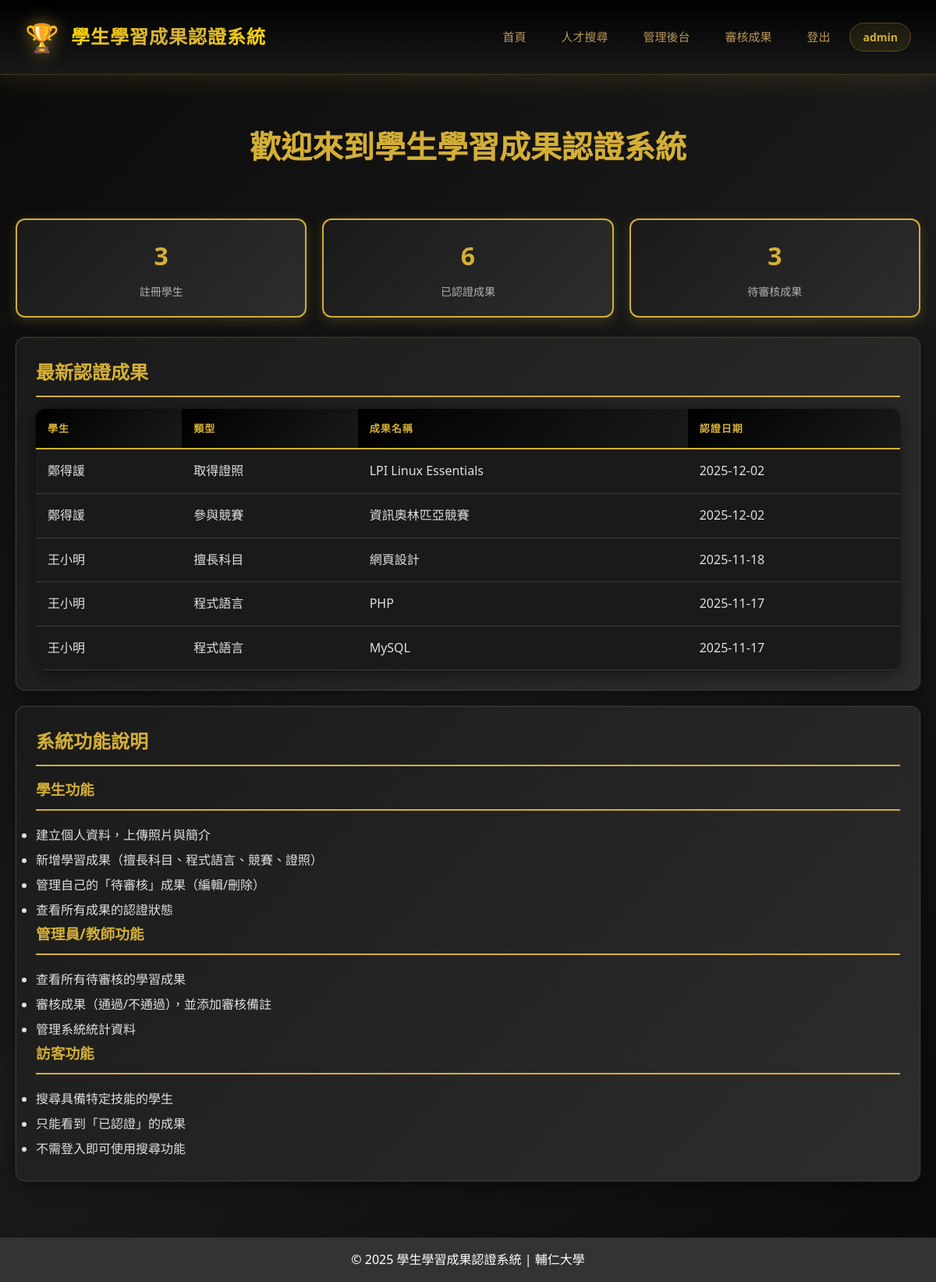
The page / (signed in) on the database its author committed.
### tables this page shows
CREATE TABLE `achievements` (
  `id` int(11) NOT NULL,
  `user_id` int(11) NOT NULL,
  `category` enum('subject','language','competition','certificate') NOT NULL COMMENT '擅長科目/程式語言/參與競賽/取得證照',
  `title` varchar(200) NOT NULL COMMENT '成果名稱',
  `description` text DEFAULT NULL COMMENT '成果描述',
  `status` enum('pending','approved','rejected') DEFAULT 'pending' COMMENT '待審核/已認證/不通過',
  `review_note` text DEFAULT NULL COMMENT '審核備註',
  `reviewed_by` int(11) DEFAULT NULL COMMENT '審核者ID',
  `reviewed_at` timestamp NULL DEFAULT NULL COMMENT '審核時間',
  `created_at` timestamp NULL DEFAULT current_timestamp(),
  `updated_at` timestamp NULL DEFAULT current_timestamp() ON UPDATE current_timestamp()
);

CREATE TABLE `users` (
  `id` int(11) NOT NULL,
  `username` varchar(50) NOT NULL,
  `password` varchar(255) NOT NULL,
  `email` varchar(100) NOT NULL,
  `full_name` varchar(100) NOT NULL,
  `role` enum('student','admin') DEFAULT 'student',
  `photo` varchar(255) DEFAULT NULL,
  `bio` text DEFAULT NULL,
  `created_at` timestamp NULL DEFAULT current_timestamp()
);

### index.php (the view, shortened to what this page needs)
<?php
require_once 'config.php';
$stats = [];
$sql = "SELECT COUNT(*) as count FROM users WHERE role = 'student'";
$stmt = $pdo->query($sql);
$stats['students'] = $stmt->fetch()['count'];
$sql = "SELECT COUNT(*) as count FROM achievements WHERE status = 'approved'";
$stmt = $pdo->query($sql);
$stats['approved'] = $stmt->fetch()['count'];
$sql = "SELECT COUNT(*) as count FROM achievements WHERE status = 'pending'";
$stmt = $pdo->query($sql);
$stats['pending'] = $stmt->fetch()['count'];
include 'header.php';
?>
<div class="welcome-section">
    <h2>歡迎來到學生學習成果認證系統</h2>
</div>
<div class="stats-grid">
    <div class="stat-card">
        <h3><?php echo $stats['students']; ?></h3>
        <p>註冊學生</p>
    </div>
    <div class="stat-card">
        <h3><?php echo $stats['approved']; ?></h3>
        <p>已認證成果</p>
    </div>
    <div class="stat-card">
        <h3><?php echo $stats['pending']; ?></h3>
        <p>待審核成果</p>
    </div>
</div>
<?php
$stmt = $pdo->prepare("
    SELECT a.*, u.full_name, u.username
    FROM achievements a
    JOIN users u ON a.user_id = u.id
    WHERE a.status = 'approved'
    ORDER BY a.updated_at DESC
    LIMIT 5
");
$stmt->execute();
$recent = $stmt->fetchAll();
?>
<?php if (count($recent) > 0): ?>
<div class="card">
    <h2>最新認證成果</h2>
    <div class="table-container">
        <table>
            <thead>
                <tr>
                    <th>學生</th>
                    <th>類型</th>
                    <th>成果名稱</th>
                    <th>認證日期</th>
                </tr>
            </thead>
            <tbody>
                <?php foreach ($recent as $item): ?>
                <tr>
                    <td><?php echo htmlspecialchars($item['full_name']); ?></td>
                    <td>
                        <?php
                        $categories = [
                            'subject' => '擅長科目',
                            'language' => '程式語言',
                            'competition' => '參與競賽',
                            'certificate' => '取得證照'
                        ];
                        echo $categories[$item['category']] ?? $item['category'];
                        ?>
                    </td>
                    <td><?php echo htmlspecialchars($item['title']); ?></td>
                    <td><?php echo date('Y-m-d', strtotime($item['updated_at'])); ?></td>
                </tr>
                <?php endforeach; ?>
            </tbody>
        </table>
    </div>
</div>
<?php endif; ?>
<div class="card">
    <h2>系統功能說明</h2>
    <h3>學生功能</h3>
    <ul style="line-height: 2;">
        <li>建立個人資料，上傳照片與簡介</li>
        <li>新增學習成果（擅長科目、程式語言、競賽、證照）</li>
        <li>管理自己的「待審核」成果（編輯/刪除）</li>
        <li>查看所有成果的認證狀態</li>
    </ul>
    <h3>管理員/教師功能</h3>
    <ul style="line-height: 2;">
        <li>查看所有待審核的學習成果</li>
        <li>審核成果（通過/不通過），並添加審核備註</li>
        <li>管理系統統計資料</li>
    </ul>
    <h3>訪客功能</h3>
    <ul style="line-height: 2;">
        <li>搜尋具備特定技能的學生</li>
        <li>只能看到「已認證」的成果</li>
        <li>不需登入即可使用搜尋功能</li>
    </ul>
</div>
<?php include 'footer.php'; ?>

### header.php (style rules this page uses)
* { margin: 0; padding: 0; box-sizing: border-box; }
body { font-family: 'Microsoft JhengHei', 'PingFang TC', 'Segoe UI', Arial, sans-serif; line-height: 1.6; background: linear-gradient(135deg, #0a0a0a 0%, #1a1a1a 50%, #0a0a0a 100%); color: #e0e0e0; min-height: 100vh; }
.card { background: linear-gradient(135deg, #1a1a1a 0%, #2d2d2d 100%); border: 1px solid #3a3a3a; padding: 25px; margin-bottom: 20px; border-radius: 12px; box-shadow: 0 4px 20px rgba(0, 0, 0, 0.5), 0 0 0 1px rgba(212, 175, 55, 0.1); transition: all 0.3s ease; }
.card h2, .card h3 { color: #d4af37; margin-bottom: 15px; border-bottom: 2px solid #d4af37; padding-bottom: 10px; }
.table-container { overflow-x: auto; border-radius: 12px; box-shadow: 0 4px 20px rgba(0, 0, 0, 0.5); }
table { width: 100%; border-collapse: collapse; background: #1a1a1a; }
table th, table td { padding: 15px; text-align: left; border-bottom: 1px solid #3a3a3a; }
table th { background: linear-gradient(135deg, #000000 0%, #1a1a1a 100%); font-weight: 600; color: #d4af37; text-transform: uppercase; font-size: 13px; letter-spacing: 1px; border-bottom: 2px solid #d4af37; }
table td { color: #e0e0e0; }
.stats-grid { display: grid; grid-template-columns: repeat(auto-fit, minmax(200px, 1fr)); gap: 20px; margin-bottom: 25px; }
.stat-card { background: linear-gradient(135deg, #1a1a1a 0%, #2d2d2d 100%); padding: 20px; border-radius: 12px; text-align: center; border: 2px solid #d4af37; box-shadow: 0 4px 15px rgba(212, 175, 55, 0.2); }
.stat-card h3 { color: #d4af37; font-size: 2rem; margin-bottom: 10px; }
.stat-card p { color: #b0b0b0; font-size: 14px; }
.welcome-section { text-align: center; padding: 40px 20px; }
.welcome-section h2 { color: #d4af37; font-size: 2.5rem; margin-bottom: 20px; }

### rows shown on the page
achievements: user.full_name "鄭得諼", category "取得證照", title "LPI Linux Essentials", updated_at "2025-12-02"
achievements: user.full_name "鄭得諼", category "參與競賽", title "資訊奧林匹亞競賽", updated_at "2025-12-02"
achievements: user.full_name "王小明", category "擅長科目", title "網頁設計", updated_at "2025-11-18"
achievements: user.full_name "王小明", category "程式語言", title "PHP", updated_at "2025-11-17"
achievements: user.full_name "王小明", category "程式語言", title "MySQL", updated_at "2025-11-17"

### other values the page prints
$_SESSION['username'] "admin"
$stats['students'] "3"
$stats['approved'] "6"
$stats['pending'] "3"
